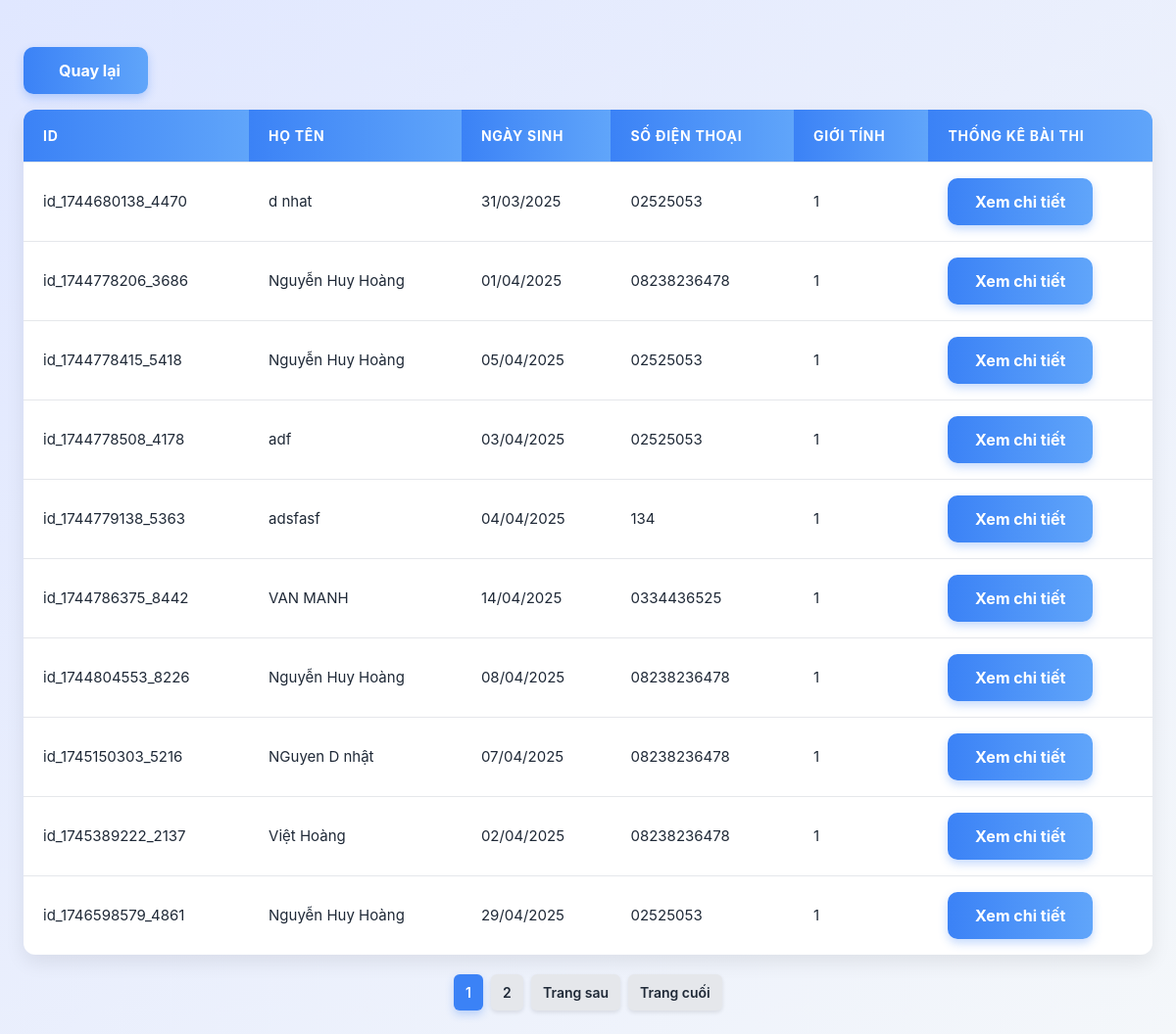
The app's page /views/studentlist.php with its own data.
### tables this page shows
CREATE TABLE `thong_tin` (
  `id` varchar(255) NOT NULL,
  `ho_ten` varchar(255) NOT NULL,
  `ngay_sinh` varchar(255) NOT NULL,
  `sdt` varchar(255) NOT NULL,
  `dia_chi` varchar(255) NOT NULL,
  `gioi_tinh` varchar(255) NOT NULL
);

### views/studentlist.php (the view, shortened to what this page needs)
<?php
require_once __DIR__ . '/../core/Database.php';
$limit = 10;
$page = isset($_GET['trang']) ? (int)$_GET['trang'] : 1;
$offset = ($page - 1) * $limit;
$total_query = "SELECT COUNT(*) as total FROM thong_tin";
$total_result = mysqli_query($conn, $total_query);
$total_row = mysqli_fetch_assoc($total_result);
$total_records = $total_row['total'];
$total_pages = ceil($total_records / $limit);
$sql = "SELECT * FROM thong_tin LIMIT $limit OFFSET $offset";
$result = mysqli_query($conn, $sql);
?>
<!DOCTYPE html>
<html lang="vi">
<head>
    <link rel="stylesheet" href="../style/css/studentManager.css">
</head>
<body>
    <div class="container">
        <div class="cau_hoi">
            <div class="button-group mb-4">
                <a href="homeAdmin.php" class="action-btn"><ion-icon name="caret-back-outline"></ion-icon> Quay lại</a>
            </div>
            <table>
                <thead>
                    <tr>
                        <th>ID</th>
                        <th>Họ tên</th>
                        <th>Ngày sinh</th>
                        <th>Số điện thoại</th>
                        <th>Giới tính</th>
                        <th>Thống kê bài thi</th>
                    </tr>
                </thead>
                <tbody>
                <?php
                while ($row = mysqli_fetch_assoc($result)) {
                    echo "<tr>";
                    echo "<td>" . htmlspecialchars($row['id']) . "</td>";
                    echo "<td>" . htmlspecialchars($row['ho_ten']) . "</td>";
                    $ngay_sinh = date("d/m/Y", strtotime($row['ngay_sinh']));
                    echo "<td>" . htmlspecialchars($ngay_sinh) . "</td>";
                    echo "<td>" . htmlspecialchars($row['sdt']) . "</td>";
                    echo "<td>" . htmlspecialchars($row['gioi_tinh']) . "</td>";
                    echo "<td>";
                    echo "<a href='student_details.php?student_id=" . htmlspecialchars($row['id']) . "' class='action-btn'>Xem chi tiết</a>";
                    echo "</td>";
                    echo "</tr>";
                }
                ?>
                </tbody>
            </table>
            <div class="pagination">
                <?php
                $start_page = max(1, $page - 2);
                $end_page = min($total_pages, $page + 2);
                for ($i = $start_page; $i <= $end_page; $i++) {
                    $active = ($i == $page) ? "active" : "";
                    echo "<a href='?trang=$i' class='pagination-btn $active'>$i</a>";
                }
                if ($page < $total_pages) {
                    $next_page = $page + 1;
                    echo "<a href='?trang=$next_page' class='pagination-btn'>Trang sau</a>";
                }
                if ($page < $total_pages) {
                    echo "<a href='?trang=$total_pages' class='pagination-btn'>Trang cuối</a>";
                }
                ?>
            </div>
        </div>
    </div>
</body>
</html>

### style/css/studentManager.css (style rules this page uses)
* { margin: 0; padding: 0; box-sizing: border-box; }
body { font-family: "Inter", sans-serif; background: linear-gradient(135deg, #e0e7ff, #f4f7fa); color: #1f2937; padding: 24px; min-height: 100vh; }
.container { max-width: 1400px; margin: 0 auto; }
.action-btn { background: linear-gradient(to right, #3b82f6, #60a5fa); color: white; padding: 12px 28px; border: none; border-radius: 10px; font-size: 16px; font-weight: 700; cursor: pointer; transition: all 0.3s ease; display: inline-flex; align-items: center; gap: 8px; box-shadow: 0 4px 10px rgba(59, 130, 246, 0.3); text-decoration: none; }
.cau_hoi { margin-top: 24px; }
.cau_hoi table { width: 100%; border-collapse: separate; border-spacing: 0; background-color: white; box-shadow: 0 8px 20px rgba(0, 0, 0, 0.08); border-radius: 12px; overflow: hidden; animation: fadeIn 0.6s ease-out; }
.cau_hoi th, .cau_hoi td { padding: 16px 20px; text-align: left; border-bottom: 1px solid #e5e7eb; font-size: 15px; }
.cau_hoi th { background: linear-gradient( to right, #3b82f6, #60a5fa ); color: white; font-weight: 700; text-transform: uppercase; letter-spacing: 0.05em; font-size: 14px; }
.cau_hoi tr:last-child td { border-bottom: none; }
.pagination { display: flex; justify-content: center; align-items: center; gap: 8px; margin-top: 20px; flex-wrap: wrap; }
.pagination-btn { padding: 8px 12px; border-radius: 6px; background-color: #e5e7eb; color: #1f2937; font-size: 14px; font-weight: 600; text-decoration: none; transition: all 0.3s ease; box-shadow: 0 2px 4px rgba(0, 0, 0, 0.1); }
.pagination-btn.active { background-color: #3b82f6; color: white; cursor: default; box-shadow: 0 4px 8px rgba(59, 130, 246, 0.3); }
.button-group { display: flex; gap: 12px; align-items: center; flex-wrap: wrap; }
.action-btn, .modal-content, .cau_hoi tr, .close, form h2, .pagination-btn, .button-group { will-change: transform, opacity; }

### records on screen
thong_tin: id "id_1744680138_4470", ho_ten "d nhat", ngay_sinh "31/03/2025", sdt "02525053", gioi_tinh "1"
thong_tin: id "id_1744778206_3686", ho_ten "Nguyễn Huy Hoàng", ngay_sinh "01/04/2025", sdt "08238236478", gioi_tinh "1"
thong_tin: id "id_1744778415_5418", ho_ten "Nguyễn Huy Hoàng", ngay_sinh "05/04/2025", sdt "02525053", gioi_tinh "1"
thong_tin: id "id_1744778508_4178", ho_ten "adf", ngay_sinh "03/04/2025", sdt "02525053", gioi_tinh "1"
thong_tin: id "id_1744779138_5363", ho_ten "adsfasf", ngay_sinh "04/04/2025", sdt "134", gioi_tinh "1"
thong_tin: id "id_1744786375_8442", ho_ten "VAN MANH", ngay_sinh "14/04/2025", sdt "0334436525", gioi_tinh "1"
thong_tin: id "id_1744804553_8226", ho_ten "Nguyễn Huy Hoàng", ngay_sinh "08/04/2025", sdt "08238236478", gioi_tinh "1"
thong_tin: id "id_1745150303_5216", ho_ten "NGuyen D nhật", ngay_sinh "07/04/2025", sdt "08238236478", gioi_tinh "1"
thong_tin: id "id_1745389222_2137", ho_ten "Việt Hoàng", ngay_sinh "02/04/2025", sdt "08238236478", gioi_tinh "1"
thong_tin: id "id_1746598579_4861", ho_ten "Nguyễn Huy Hoàng", ngay_sinh "29/04/2025", sdt "02525053", gioi_tinh "1"
